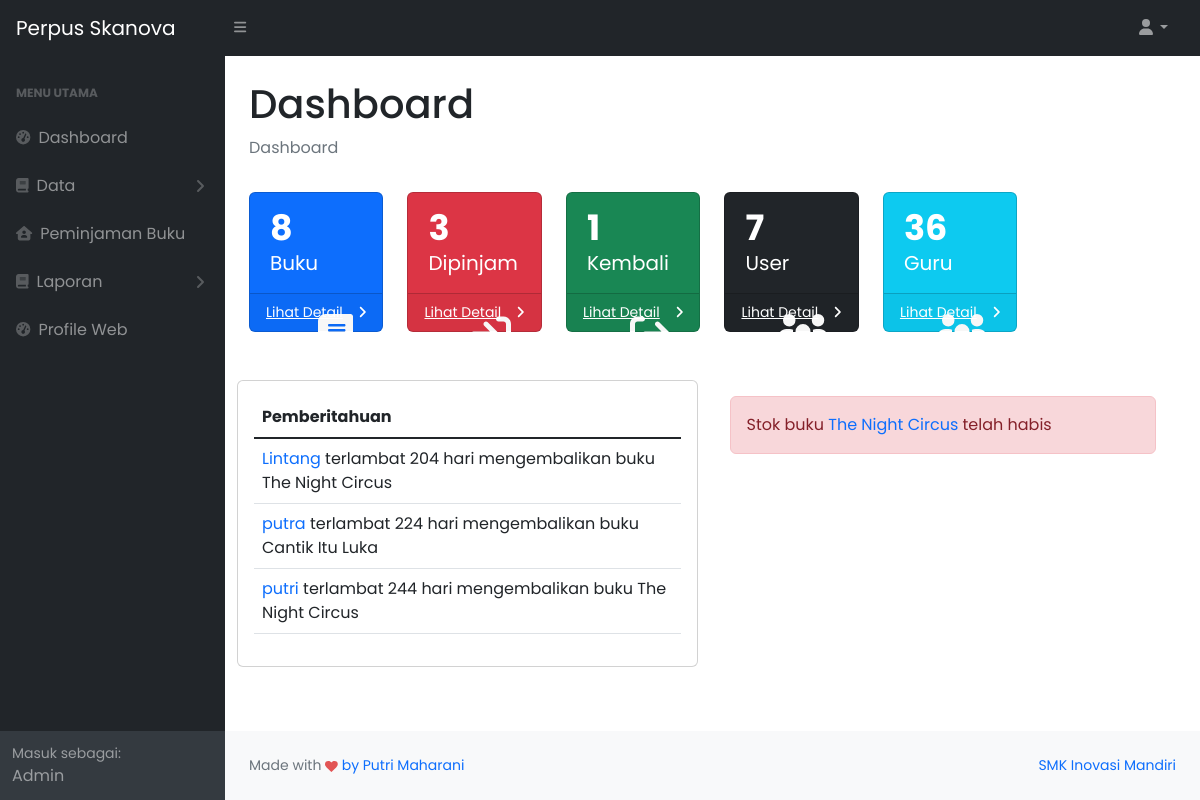
The app's page /admin/ (signed in) with its own data.
### tables this page shows
CREATE TABLE `peminjaman` (
  `id_peminjaman` int(11) NOT NULL,
  `id_user` int(11) NOT NULL,
  `id_buku` int(11) NOT NULL,
  `buku` varchar(255) NOT NULL,
  `nama` varchar(255) NOT NULL,
  `tgl_peminjaman` date NOT NULL,
  `tgl_kembali` date NOT NULL,
  `jml_pinjam` int(11) NOT NULL,
  `jam` varchar(11) NOT NULL,
  `guru` varchar(255) NOT NULL
);

CREATE TABLE `user` (
  `id_user` int(11) NOT NULL,
  `nama_lengkap` varchar(255) NOT NULL,
  `username` varchar(255) NOT NULL,
  `password` varchar(255) NOT NULL,
  `email` varchar(255) NOT NULL,
  `role` varchar(255) NOT NULL,
  `alamat` text NOT NULL,
  `foto` varchar(255) NOT NULL,
  `kelas` varchar(12) NOT NULL,
  `jurusan` varchar(15) NOT NULL
);

CREATE TABLE `buku` (
  `id_buku` int(11) NOT NULL,
  `judul` varchar(255) NOT NULL,
  `foto` varchar(255) NOT NULL,
  `penulis` varchar(255) NOT NULL,
  `penerbit` varchar(255) NOT NULL,
  `sinopsis` text NOT NULL,
  `tahun_terbit` int(11) NOT NULL,
  `kategori` varchar(255) NOT NULL,
  `jumlah_halaman` int(11) NOT NULL,
  `tgl_masuk` date NOT NULL,
  `jml_buku` int(11) NOT NULL
);

### admin/index.php (the view, shortened to what this page needs)
<?php
include 'layout/header.php';
?>
<body class="sb-nav-fixed">
    <?php
    include 'layout/sidebar.php';
    ?>
    <div id="layoutSidenav_content">
        <main>
            <div class="container-fluid px-4">
                <h1 class="mt-4">Dashboard</h1>
                <ol class="breadcrumb mb-4">
                    <li class="breadcrumb-item active">Dashboard</li>
                </ol>
                <div class="row">
                    <div class="col-xl-2 col-md-6 mt-2">
                        <div class="card bg-primary text-white">
                            <div class="card-body body-card">
                                <?php
                                $query = mysqli_query($koneksi, "SELECT * FROM buku");
                                $row = mysqli_num_rows($query);
                                ?>
                                <p><?= $row; ?> <br/> <span>Buku</span></p>
                                <i class="fa-solid fa-book box-icon"></i>
                            </div>
                            <div class="card-footer d-flex align-items-center justify-content-between">
                                <a class="small text-white stretched-link" href="databuku.php">Lihat Detail</a>
                                <div class="small text-white"><i class="fas fa-angle-right"></i></div>
                            </div>
                        </div>
                    </div>
                    <div class="col-xl-2 col-md-6 mt-2">
                        <div class="card text-bg-danger">
                            <div class="card-body body-card">
                                <?php
                                $query = mysqli_query($koneksi, "SELECT * FROM peminjaman");
                                $row = mysqli_num_rows($query);
                                ?>
                                <p><?= $row; ?> <br/> <span>Dipinjam</span></p>
                                <i class="fa-solid fa-arrow-right-to-bracket box-icon"></i>
                            </div>
                            <div class="card-footer d-flex align-items-center justify-content-between">
                                <a class="small text-white stretched-link" href="peminjaman.php">Lihat Detail</a>
                                <div class="small text-white"><i class="fas fa-angle-right"></i></div>
                            </div>
                        </div>
                    </div>
                    <div class="col-xl-2 col-md-6 mt-2">
                        <div class="card bg-success text-white">
                            <div class="card-body body-card">
                                <?php
                                $query = mysqli_query($koneksi, "SELECT * FROM pengembalian");
                                $row = mysqli_num_rows($query);
                                ?>
                                <p><?= $row; ?> <br/> <span>Kembali</span></p>
                                <i class="fa-solid fa-arrow-right-from-bracket box-icon"></i>
                            </div>
                            <div class="card-footer d-flex align-items-center justify-content-between">
                                <a class="small text-white stretched-link" href="laporan.php">Lihat Detail</a>
                                <div class="small text-white"><i class="fas fa-angle-right"></i></div>
                            </div>
                        </div>
                    </div>
                    <div class="col-xl-2 col-md-6 mt-2">
                        <div class="card text-bg-dark">
                            <div class="card-body body-card">
                                <?php
                                $query = mysqli_query($koneksi, "SELECT * FROM user WHERE role='Peminjam'");
                                $row = mysqli_num_rows($query);
                                ?>
                                <p><?= $row; ?> <br/> <span>User</span></p>
                                <i class="fa-solid fa-users box-icon"></i>
                            </div>
                            <div class="card-footer d-flex align-items-center justify-content-between">
                                <a class="small text-white stretched-link" href="dataanggota.php">Lihat Detail</a>
                                <div class="small text-white"><i class="fas fa-angle-right"></i></div>
                            </div>
                        </div>
                    </div>
                    <div class="col-xl-2 col-md-6 mt-2">
                        <div class="card text-bg-info text-white">
                            <div class="card-body body-card">
                                <?php
                                $query = mysqli_query($koneksi, "SELECT * FROM guru");
                                $row = mysqli_num_rows($query);
                                ?>
                                <p><?= $row; ?> <br/> <span>Guru</span></p>
                                <i class="fa-solid fa-users box-icon"></i>
                            </div>
                            <div class="card-footer d-flex align-items-center justify-content-between">
                                <a class="small text-white stretched-link" href="dataguru.php">Lihat Detail</a>
                                <div class="small text-white"><i class="fas fa-angle-right"></i></div>
                            </div>
                        </div>
                    </div>
                </div>
                <div class="row mt-5 mb-5">
                    <div class="col card p-3 me-3">
                        <table class="table">
                          <thead>
                            <tr>
                              <th scope="col">Pemberitahuan</th>
                            </tr>
                          </thead>
                          <tbody class="table-group-divider">
                            <?php
                                $query = "SELECT * FROM peminjaman AS ub
                                          JOIN user AS u ON ub.id_user = u.id_user
                                          ORDER BY ub.tgl_peminjaman DESC LIMIT 8";
                                $query_run = mysqli_query($koneksi, $query);
                                if (mysqli_num_rows($query_run) > 0) {
                                    foreach ($query_run as $row) {
                                        $tanggalJatuhTempo = strtotime($row['tgl_kembali']);
                                        $tanggalSekarang = strtotime(date('Y-m-d'));
                                        $selisihHari = floor(($tanggalSekarang - $tanggalJatuhTempo) / (60 * 60 * 24));
                                        if ($selisihHari > 0) {
                                    ?>
                                    <tr>
                                        <td> <a href="profile?id=<?= $row['id_user'] ?>" style="text-decoration: none;"><?= $row['nama_lengkap'] ?></a> terlambat <?= $selisihHari ?> hari mengembalikan buku <?= $row['buku'] ?></td>
                                    </tr>
                                    <?php
                                        }
                                    }
                                    ?>
                                    <?php
                                } else {
                                    ?>
                                    <tr>
                                        <td>Tidak ada pemberitahuan</td>
                                    </tr>
                                    <?php
                                }
                            ?>
                          </tbody>
                        </table>
                    </div>
                    <div class="col p-3 me-3">
                            <?php
                                $query = "SELECT * FROM buku LIMIT 8";
                                $query_run = mysqli_query($koneksi, $query);
                                $adaStokHabis = false;
                                if (mysqli_num_rows($query_run) > 0) {
                                    foreach ($query_run as $row) {
                                        if ($row['jml_buku'] == 0) {
                                            $adaStokHabis = true;
                                            break;
                                        }
                                    }
                                    if ($adaStokHabis) {
                                ?>
                                        <div class="alert alert-danger d-flex align-items-center" role="alert">
                                            <div>
                                                Stok buku <a href="databuku?id=<?= $row['id_buku'] ?>" style="text-decoration: none;"><?= $row['judul'] ?></a> telah habis
                                            </div>
                                        </div>
                                <?php
                                    }
                                }
                                ?>
                    </div>
                </div>
            </div>
        </main>
        <?php
        include 'layout/footer.php';
        ?>

### admin/layout/header.php (style rules this page uses)
.body-card { width: 85%; height: 100px; padding: 10px; }
.body-card p { font-size: 35px; color: white; font-weight: bold; line-height: 30px; padding-left: 10px; margin-top: 10px; display: inline-block; }
.body-card span { font-size: 20px; font-weight: 400; }
.box-icon { float: right; font-size: 40px!important; margin-top: 20px!important; }

### records on screen
peminjaman: id_user.nama_lengkap "Lintang", buku "The Night Circus"
peminjaman: id_user.nama_lengkap "putra", buku "Cantik Itu Luka"
peminjaman: id_user.nama_lengkap "putri", buku "The Night Circus"
buku: judul "The Night Circus"

### other values on screen
$_SESSION['role'] "Admin"
$row "8"
$row "3"
$row "1"
$row "7"
$row "36"
